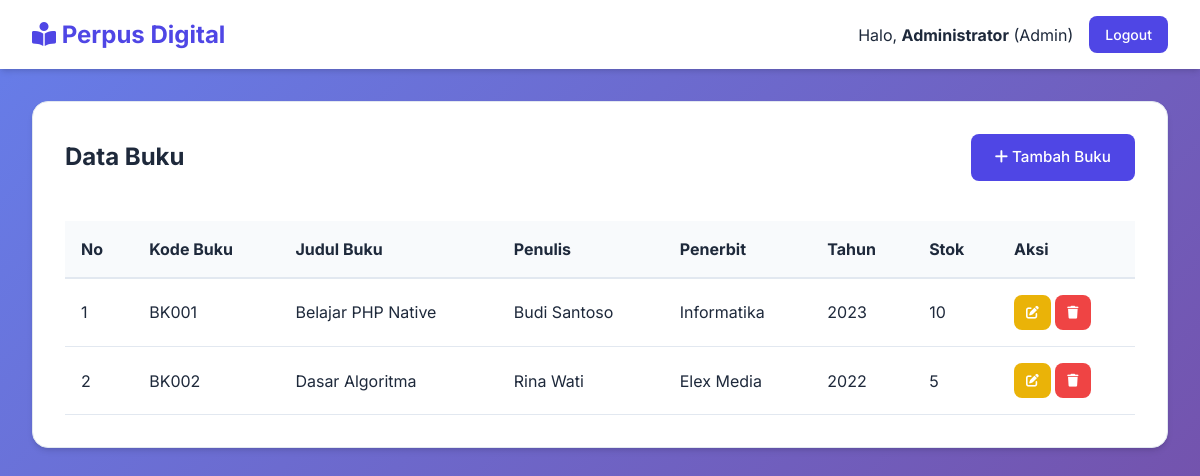
The page /buku.php (signed in) on the database its author committed.
### tables this page shows
CREATE TABLE `buku` (
  `id_buku` int(11) NOT NULL AUTO_INCREMENT,
  `kode_buku` varchar(20) NOT NULL,
  `judul_buku` varchar(255) NOT NULL,
  `penulis` varchar(100) NOT NULL,
  `penerbit` varchar(100) NOT NULL,
  `tahun_terbit` int(4) NOT NULL,
  `stok` int(11) NOT NULL DEFAULT 0,
  PRIMARY KEY (`id_buku`),
  UNIQUE KEY `kode_buku` (`kode_buku`)
);

### buku.php (the view, shortened to what this page needs)
<?php
include 'header.php';
include 'config/database.php';
?>
<div class="card">
    <div style="display: flex; justify-content: space-between; align-items: center; margin-bottom: 1.5rem;">
        <h2 style="margin-bottom: 0;">Data Buku</h2>
        <?php if ($_SESSION['level'] != 'anggota'): ?>
        <a href="tambah_buku.php" class="btn btn-primary"><i class="fas fa-plus"></i> Tambah Buku</a>
        <?php
endif; ?>
    </div>
    <div style="overflow-x: auto;">
        <table style="width: 100%; border-collapse: collapse; margin-top: 1rem;">
            <thead>
                <tr style="background-color: #f8fafc; text-align: left;">
                    <th style="padding: 1rem; border-bottom: 2px solid var(--border-color);">No</th>
                    <th style="padding: 1rem; border-bottom: 2px solid var(--border-color);">Kode Buku</th>
                    <th style="padding: 1rem; border-bottom: 2px solid var(--border-color);">Judul Buku</th>
                    <th style="padding: 1rem; border-bottom: 2px solid var(--border-color);">Penulis</th>
                    <th style="padding: 1rem; border-bottom: 2px solid var(--border-color);">Penerbit</th>
                    <th style="padding: 1rem; border-bottom: 2px solid var(--border-color);">Tahun</th>
                    <th style="padding: 1rem; border-bottom: 2px solid var(--border-color);">Stok</th>
                    <?php if ($_SESSION['level'] != 'anggota'): ?>
                    <th style="padding: 1rem; border-bottom: 2px solid var(--border-color);">Aksi</th>
                    <?php
endif; ?>
                </tr>
            </thead>
            <tbody>
                <?php
$no = 1;
$data = mysqli_query($koneksi, "SELECT * FROM buku ORDER BY judul_buku ASC");
while ($d = mysqli_fetch_array($data)) {
?>
                    <tr style="border-bottom: 1px solid var(--border-color);">
                        <td style="padding: 1rem;"><?php echo $no++; ?></td>
                        <td style="padding: 1rem;"><?php echo $d['kode_buku']; ?></td>
                        <td style="padding: 1rem;"><?php echo $d['judul_buku']; ?></td>
                        <td style="padding: 1rem;"><?php echo $d['penulis']; ?></td>
                        <td style="padding: 1rem;"><?php echo $d['penerbit']; ?></td>
                        <td style="padding: 1rem;"><?php echo $d['tahun_terbit']; ?></td>
                        <td style="padding: 1rem;"><?php echo $d['stok']; ?></td>
                        <?php if ($_SESSION['level'] != 'anggota'): ?>
                        <td style="padding: 1rem; white-space: nowrap;">
                            <a href="edit_buku.php?id=<?php echo $d['id_buku']; ?>" class="btn" style="background-color: #eab308; color: white; padding: 0.5rem 0.75rem; font-size: 0.8rem;"><i class="fas fa-edit"></i></a>
                            <a href="hapus_buku.php?id=<?php echo $d['id_buku']; ?>" class="btn" style="background-color: #ef4444; color: white; padding: 0.5rem 0.75rem; font-size: 0.8rem;" onclick="return confirm('Yakin ingin menghapus data ini?')"><i class="fas fa-trash"></i></a>
                        </td>
                        <?php
    endif; ?>
                    </tr>
                <?php
}
?>
            </tbody>
        </table>
    </div>
</div>
<?php include 'footer.php'; ?>

### header.php (shortened to what this page needs)
<!DOCTYPE html>
<html lang="id">
<head>
    <link rel="stylesheet" href="assets/css/style.css">
    <link rel="stylesheet" href="https://cdnjs.cloudflare.com/ajax/libs/font-awesome/6.4.0/css/all.min.css">
</head>
<body>
    <nav class="navbar">
        <div class="nav-logo">
            <a href="index.php"><i class="fas fa-book-reader"></i> Perpus Digital</a>
        </div>
        <div class="nav-user">
            <span>Halo, <b><?php echo $_SESSION['nama']; ?></b> (<?php echo ucfirst($_SESSION['level']); ?>)</span>
            <a href="logout.php" class="btn btn-primary" style="padding: 0.5rem 1rem; font-size: 0.875rem;">Logout</a>
        </div>
    </nav>
    <div class="main-content">

### footer.php
    </div>
</body>
</html>

### assets/css/style.css (style rules this page uses)
:root { --primary-color: #4f46e5; --primary-hover: #4338ca; --secondary-color: #64748b; --background-color: #f1f5f9; --surface-color: #ffffff; --text-color: #1e293b; --text-muted: #64748b; --border-color: #e2e8f0; --success-color: #10b981; --error-color: #ef4444; --warning-color: #f59e0b; --shadow-sm: 0 1px 2px 0 rgb(0 0 0 / 0.05); --shadow: 0 4px 6px -1px rgb(0 0 0 / 0.1), 0 2px 4px -2px rgb(0 0 0 / 0.1); --shadow-lg: 0 10px 15px -3px rgb(0 0 0 / 0.1), 0 4px 6px -4px rgb(0 0 0 / 0.1); --glass-bg: rgba(255, 255, 255, 0.7); --glass-border: 1px solid rgba(255, 255, 255, 0.3); --glass-shadow: 0 8px 32px 0 rgba(31, 38, 135, 0.37); }
* { margin: 0; padding: 0; box-sizing: border-box; }
body { font-family: 'Inter', sans-serif; background-color: var(--background-color); color: var(--text-color); line-height: 1.5; background-image: linear-gradient(135deg, #667eea 0%, #764ba2 100%); min-height: 100vh; }
a { text-decoration: none; color: var(--primary-color); transition: color 0.2s; }
.card { background: var(--surface-color); border-radius: 1rem; box-shadow: var(--shadow); padding: 2rem; border: 1px solid var(--border-color); }
.btn { display: inline-block; padding: 0.75rem 1.5rem; border-radius: 0.5rem; font-weight: 500; cursor: pointer; transition: all 0.2s; border: none; font-size: 0.95rem; }
.btn-primary { background-color: var(--primary-color); color: white; }

### header.php (style rules this page uses)
.navbar { background: var(--surface-color); padding: 1rem 2rem; display: flex; justify-content: space-between; align-items: center; box-shadow: var(--shadow); position: sticky; top: 0; z-index: 100; }
.nav-logo { font-size: 1.5rem; font-weight: 700; color: var(--primary-color); }
.nav-logo a { text-decoration: none; color: inherit; }
.nav-user { display: flex; align-items: center; gap: 1rem; }
.main-content { padding: 2rem; max-width: 1200px; margin: 0 auto; }

### rows shown on the page
buku: kode_buku "BK001", judul_buku "Belajar PHP Native", penulis "Budi Santoso", penerbit "Informatika", tahun_terbit "2023", stok "10"
buku: kode_buku "BK002", judul_buku "Dasar Algoritma", penulis "Rina Wati", penerbit "Elex Media", tahun_terbit "2022", stok "5"

### other values the page prints
$_SESSION['nama'] "Administrator"
$_SESSION['level'] "Admin"
